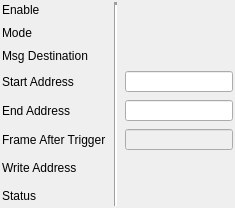
               <widget class="QFrame" name="frame_10">
                <property name="frameShape">
                 <enum>QFrame::NoFrame</enum>
                </property>
                <property name="frameShadow">
                 <enum>QFrame::Raised</enum>
                </property>
                <property name="lineWidth">
                 <number>0</number>
                </property>
                <layout class="QGridLayout" name="gridLayout_9" rowstretch="1,1,1,1,1,1,1,1">
                 <property name="leftMargin">
                  <number>2</number>
                 </property>
                 <property name="topMargin">
                  <number>2</number>
                 </property>
                 <property name="rightMargin">
                  <number>2</number>
                 </property>
                 <property name="bottomMargin">
                  <number>2</number>
                 </property>
                 <property name="spacing">
                  <number>8</number>
                 </property>
                 <item row="0" column="0">
                  <widget class="QLabel" name="label_21">
                   <property name="sizePolicy">
                    <sizepolicy hsizetype="Preferred" vsizetype="Preferred">
                     <horstretch>0</horstretch>
                     <verstretch>0</verstretch>
                    </sizepolicy>
                   </property>
                   <property name="font">
                    <font/>
                   </property>
                   <property name="text">
                    <string>Enable</string>
                   </property>
                  </widget>
                 </item>
                 <item row="0" column="2">
                  <widget class="PyDMEnumButton" name="PyDMEnumButton_8">
                   <property name="sizePolicy">
                    <sizepolicy hsizetype="Preferred" vsizetype="Preferred">
                     <horstretch>0</horstretch>
                     <verstretch>0</verstretch>
                    </sizepolicy>
                   </property>
                   <property name="minimumSize">
                    <size>
                     <width>0</width>
                     <height>0</height>
                    </size>
                   </property>
                   <property name="maximumSize">
                    <size>
                     <width>16777215</width>
                     <height>48</height>
                    </size>
                   </property>
                   <property name="font">
                    <font>
                     <pointsize>8</pointsize>
                    </font>
                   </property>
                   <property name="toolTip">
                    <string/>
                   </property>
                   <property name="styleSheet">
                    <string notr="true">QPushButton{font: 8px;}</string>
                   </property>
                   <property name="channel" stdset="0">
                    <string>ca://${DEV}:WFENG${ENG}_ENABLE0</string>
                   </property>
                   <property name="orientation" stdset="0">
                    <enum>Qt::Horizontal</enum>
                   </property>
                   <property name="marginTop" stdset="0">
                    <number>0</number>
                   </property>
                   <property name="marginBottom" stdset="0">
                    <number>0</number>
                   </property>
                   <property name="marginLeft" stdset="0">
                    <number>0</number>
                   </property>
                   <property name="marginRight" stdset="0">
                    <number>0</number>
                   </property>
                   <property name="horizontalSpacing" stdset="0">
                    <number>0</number>
                   </property>
                   <property name="verticalSpacing" stdset="0">
                    <number>0</number>
                   </property>
                  </widget>
                 </item>
                 <item row="1" column="0">
                  <widget class="QLabel" name="label_19">
                   <property name="sizePolicy">
                    <sizepolicy hsizetype="Preferred" vsizetype="Preferred">
                     <horstretch>0</horstretch>
                     <verstretch>0</verstretch>
                    </sizepolicy>
                   </property>
                   <property name="font">
                    <font/>
                   </property>
                   <property name="text">
                    <string>Mode</string>
                   </property>
                  </widget>
                 </item>
                 <item row="6" column="0">
                  <widget class="QLabel" name="label_23">
                   <property name="sizePolicy">
                    <sizepolicy hsizetype="Preferred" vsizetype="Preferred">
                     <horstretch>0</horstretch>
                     <verstretch>0</verstretch>
                    </sizepolicy>
                   </property>
                   <property name="font">
                    <font/>
                   </property>
                   <property name="text">
                    <string>Write Address</string>
                   </property>
                  </widget>
                 </item>
                 <item row="4" column="2">
                  <widget class="PyDMLineEdit" name="PyDMLineEdit_4">
                   <property name="enabled">
                    <bool>true</bool>
                   </property>
                   <property name="sizePolicy">
                    <sizepolicy hsizetype="Preferred" vsizetype="Preferred">
                     <horstretch>1</horstretch>
                     <verstretch>1</verstretch>
                    </sizepolicy>
                   </property>
                   <property name="maximumSize">
                    <size>
                     <width>16777215</width>
                     <height>16777215</height>
                    </size>
                   </property>
                   <property name="font">
                    <font>
                     <pointsize>8</pointsize>
                    </font>
                   </property>
                   <property name="toolTip">
                    <string/>
                   </property>
                   <property name="readOnly">
                    <bool>false</bool>
                   </property>
                   <property name="alarmSensitiveContent" stdset="0">
                    <bool>true</bool>
                   </property>
                   <property name="channel" stdset="0">
                    <string>ca://${DEV}:WFENG${ENG}_ENDADDR0</string>
                   </property>
                   <property name="displayFormat" stdset="0">
                    <enum>PyDMLineEdit::Hex</enum>
                   </property>
                  </widget>
                 </item>
                 <item row="7" column="0">
                  <widget class="QLabel" name="label_26">
                   <property name="sizePolicy">
                    <sizepolicy hsizetype="Preferred" vsizetype="Preferred">
                     <horstretch>0</horstretch>
                     <verstretch>0</verstretch>
                    </sizepolicy>
                   </property>
                   <property name="font">
                    <font/>
                   </property>
                   <property name="text">
                    <string>Status</string>
                   </property>
                  </widget>
                 </item>
                 <item row="7" column="2">
                  <widget class="PyDMLabel" name="PyDMLabel_13">
                   <property name="sizePolicy">
                    <sizepolicy hsizetype="Preferred" vsizetype="Preferred">
                     <horstretch>1</horstretch>
                     <verstretch>1</verstretch>
                    </sizepolicy>
                   </property>
                   <property name="minimumSize">
                    <size>
                     <width>0</width>
                     <height>20</height>
                    </size>
                   </property>
                   <property name="maximumSize">
                    <size>
                     <width>16777215</width>
                     <height>28</height>
                    </size>
                   </property>
                   <property name="font">
                    <font>
                     <pointsize>8</pointsize>
                    </font>
                   </property>
                   <property name="toolTip">
                    <string/>
                   </property>
                   <property name="styleSheet">
                    <string notr="true"/>
                   </property>
                   <property name="text">
                    <string/>
                   </property>
                   <property name="alarmSensitiveContent" stdset="0">
                    <bool>true</bool>
                   </property>
                   <property name="channel" stdset="0">
                    <string>ca://${DEV}:WFENG${ENG}_STATUS0</string>
                   </property>
                  </widget>
                 </item>
                 <item row="2" column="2">
                  <widget class="PyDMEnumButton" name="PyDMEnumButton_7">
                   <property name="sizePolicy">
                    <sizepolicy hsizetype="Preferred" vsizetype="Preferred">
                     <horstretch>0</horstretch>
                     <verstretch>0</verstretch>
                    </sizepolicy>
                   </property>
                   <property name="minimumSize">
                    <size>
                     <width>0</width>
                     <height>0</height>
                    </size>
                   </property>
                   <property name="maximumSize">
                    <size>
                     <width>16777215</width>
                     <height>48</height>
                    </size>
                   </property>
                   <property name="font">
                    <font>
                     <pointsize>8</pointsize>
                    </font>
                   </property>
                   <property name="toolTip">
                    <string/>
                   </property>
                   <property name="styleSheet">
                    <string notr="true">QPushButton{font: 8px;}</string>
                   </property>
                   <property name="channel" stdset="0">
                    <string>ca://${DEV}:WFENG${ENG}_MSGDEST0</string>
                   </property>
                   <property name="orientation" stdset="0">
                    <enum>Qt::Horizontal</enum>
                   </property>
                   <property name="marginTop" stdset="0">
                    <number>0</number>
                   </property>
                   <property name="marginBottom" stdset="0">
                    <number>0</number>
                   </property>
                   <property name="marginLeft" stdset="0">
                    <number>0</number>
                   </property>
                   <property name="marginRight" stdset="0">
                    <number>0</number>
                   </property>
                   <property name="horizontalSpacing" stdset="0">
                    <number>0</number>
                   </property>
                   <property name="verticalSpacing" stdset="0">
                    <number>0</number>
                   </property>
                  </widget>
                 </item>
                 <item row="4" column="0">
                  <widget class="QLabel" name="label_22">
                   <property name="sizePolicy">
                    <sizepolicy hsizetype="Preferred" vsizetype="Preferred">
                     <horstretch>0</horstretch>
                     <verstretch>0</verstretch>
                    </sizepolicy>
                   </property>
                   <property name="font">
                    <font/>
                   </property>
                   <property name="text">
                    <string>End Address</string>
                   </property>
                  </widget>
                 </item>
                 <item row="1" column="2">
                  <widget class="PyDMEnumButton" name="PyDMEnumButton_9">
                   <property name="sizePolicy">
                    <sizepolicy hsizetype="Preferred" vsizetype="Preferred">
                     <horstretch>0</horstretch>
                     <verstretch>0</verstretch>
                    </sizepolicy>
                   </property>
                   <property name="minimumSize">
                    <size>
                     <width>0</width>
                     <height>0</height>
                    </size>
                   </property>
                   <property name="maximumSize">
                    <size>
                     <width>16777215</width>
                     <height>48</height>
                    </size>
                   </property>
                   <property name="font">
                    <font>
                     <pointsize>8</pointsize>
                    </font>
                   </property>
                   <property name="toolTip">
                    <string/>
                   </property>
                   <property name="styleSheet">
                    <string notr="true">QPushButton{font: 8px;}</string>
                   </property>
                   <property name="channel" stdset="0">
                    <string>ca://${DEV}:WFENG${ENG}_MODE0</string>
                   </property>
                   <property name="orientation" stdset="0">
                    <enum>Qt::Horizontal</enum>
                   </property>
                   <property name="marginTop" stdset="0">
                    <number>0</number>
                   </property>
                   <property name="marginBottom" stdset="0">
                    <number>0</number>
                   </property>
                   <property name="marginLeft" stdset="0">
                    <number>0</number>
                   </property>
                   <property name="marginRight" stdset="0">
                    <number>0</number>
                   </property>
                   <property name="horizontalSpacing" stdset="0">
                    <number>0</number>
                   </property>
                   <property name="verticalSpacing" stdset="0">
                    <number>0</number>
                   </property>
                  </widget>
                 </item>
                 <item row="5" column="2">
                  <widget class="PyDMLineEdit" name="PyDMLineEdit_3">
                   <property name="enabled">
                    <bool>false</bool>
                   </property>
                   <property name="sizePolicy">
                    <sizepolicy hsizetype="Preferred" vsizetype="Preferred">
                     <horstretch>1</horstretch>
                     <verstretch>1</verstretch>
                    </sizepolicy>
                   </property>
                   <property name="maximumSize">
                    <size>
                     <width>16777215</width>
                     <height>16777215</height>
                    </size>
                   </property>
                   <property name="font">
                    <font>
                     <pointsize>8</pointsize>
                    </font>
                   </property>
                   <property name="toolTip">
                    <string/>
                   </property>
                   <property name="alarmSensitiveContent" stdset="0">
                    <bool>true</bool>
                   </property>
                   <property name="channel" stdset="0">
                    <string>ca://${DEV}:WFENG${ENG}_FRAFTTRG0</string>
                   </property>
                  </widget>
                 </item>
                 <item row="6" column="2">
                  <widget class="PyDMLabel" name="PyDMLabel_18">
                   <property name="sizePolicy">
                    <sizepolicy hsizetype="Preferred" vsizetype="Preferred">
                     <horstretch>1</horstretch>
                     <verstretch>1</verstretch>
                    </sizepolicy>
                   </property>
                   <property name="minimumSize">
                    <size>
                     <width>0</width>
                     <height>20</height>
                    </size>
                   </property>
                   <property name="maximumSize">
                    <size>
                     <width>16777215</width>
                     <height>28</height>
                    </size>
                   </property>
                   <property name="font">
                    <font>
                     <pointsize>8</pointsize>
                    </font>
                   </property>
                   <property name="toolTip">
                    <string/>
                   </property>
                   <property name="styleSheet">
                    <string notr="true"/>
                   </property>
                   <property name="text">
                    <string/>
                   </property>
                   <property name="alarmSensitiveContent" stdset="0">
                    <bool>true</bool>
                   </property>
                   <property name="channel" stdset="0">
                    <string>ca://${DEV}:WFENG${ENG}_WRADDR0</string>
                   </property>
                   <property name="displayFormat" stdset="0">
                    <enum>PyDMLabel::Hex</enum>
                   </property>
                  </widget>
                 </item>
                 <item row="3" column="2">
                  <widget class="PyDMLineEdit" name="PyDMLineEdit_5">
                   <property name="sizePolicy">
                    <sizepolicy hsizetype="Preferred" vsizetype="Preferred">
                     <horstretch>1</horstretch>
                     <verstretch>1</verstretch>
                    </sizepolicy>
                   </property>
                   <property name="maximumSize">
                    <size>
                     <width>16777215</width>
                     <height>16777215</height>
                    </size>
                   </property>
                   <property name="font">
                    <font>
                     <pointsize>8</pointsize>
                    </font>
                   </property>
                   <property name="toolTip">
                    <string/>
                   </property>
                   <property name="readOnly">
                    <bool>false</bool>
                   </property>
                   <property name="alarmSensitiveContent" stdset="0">
                    <bool>true</bool>
                   </property>
                   <property name="channel" stdset="0">
                    <string>ca://${DEV}:WFENG${ENG}_STARTADDR0</string>
                   </property>
                   <property name="displayFormat" stdset="0">
                    <enum>PyDMLineEdit::Hex</enum>
                   </property>
                  </widget>
                 </item>
                 <item row="2" column="0">
                  <widget class="QLabel" name="label_20">
                   <property name="sizePolicy">
                    <sizepolicy hsizetype="Preferred" vsizetype="Preferred">
                     <horstretch>0</horstretch>
                     <verstretch>0</verstretch>
                    </sizepolicy>
                   </property>
                   <property name="font">
                    <font/>
                   </property>
                   <property name="text">
                    <string>Msg Destination</string>
                   </property>
                  </widget>
                 </item>
                 <item row="3" column="0">
                  <widget class="QLabel" name="label_24">
                   <property name="sizePolicy">
                    <sizepolicy hsizetype="Preferred" vsizetype="Preferred">
                     <horstretch>0</horstretch>
                     <verstretch>0</verstretch>
                    </sizepolicy>
                   </property>
                   <property name="font">
                    <font/>
                   </property>
                   <property name="text">
                    <string>Start Address</string>
                   </property>
                  </widget>
                 </item>
                 <item row="5" column="0">
                  <widget class="QLabel" name="label_25">
                   <property name="sizePolicy">
                    <sizepolicy hsizetype="Preferred" vsizetype="Preferred">
                     <horstretch>0</horstretch>
                     <verstretch>0</verstretch>
                    </sizepolicy>
                   </property>
                   <property name="font">
                    <font/>
                   </property>
                   <property name="text">
                    <string>Frame After Trigger</string>
                   </property>
                  </widget>
                 </item>
                 <item row="0" column="1" rowspan="8">
                  <widget class="Line" name="line_6">
                   <property name="lineWidth">
                    <number>3</number>
                   </property>
                   <property name="orientation">
                    <enum>Qt::Vertical</enum>
                   </property>
                  </widget>
                 </item>
                </layout>
               </widget>
